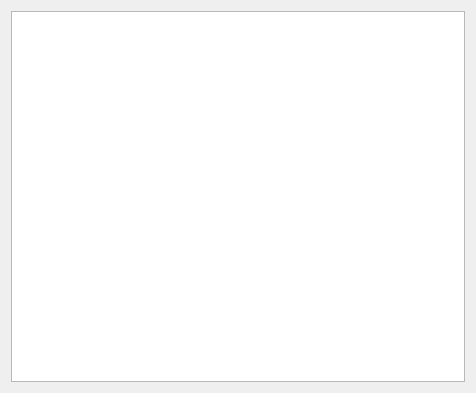
<?xml version="1.0" encoding="UTF-8"?>
<ui version="4.0">
 <class>Login</class>
 <widget class="QWidget" name="Login">
  <property name="geometry">
   <rect>
    <x>0</x>
    <y>0</y>
    <width>476</width>
    <height>393</height>
   </rect>
  </property>
  <property name="windowTitle">
   <string>Form</string>
  </property>
  <layout class="QGridLayout" name="gridLayout">
   <item row="0" column="0">
    <widget class="QTableView" name="tableView"/>
   </item>
  </layout>
 </widget>
 <resources/>
 <connections/>
</ui>
